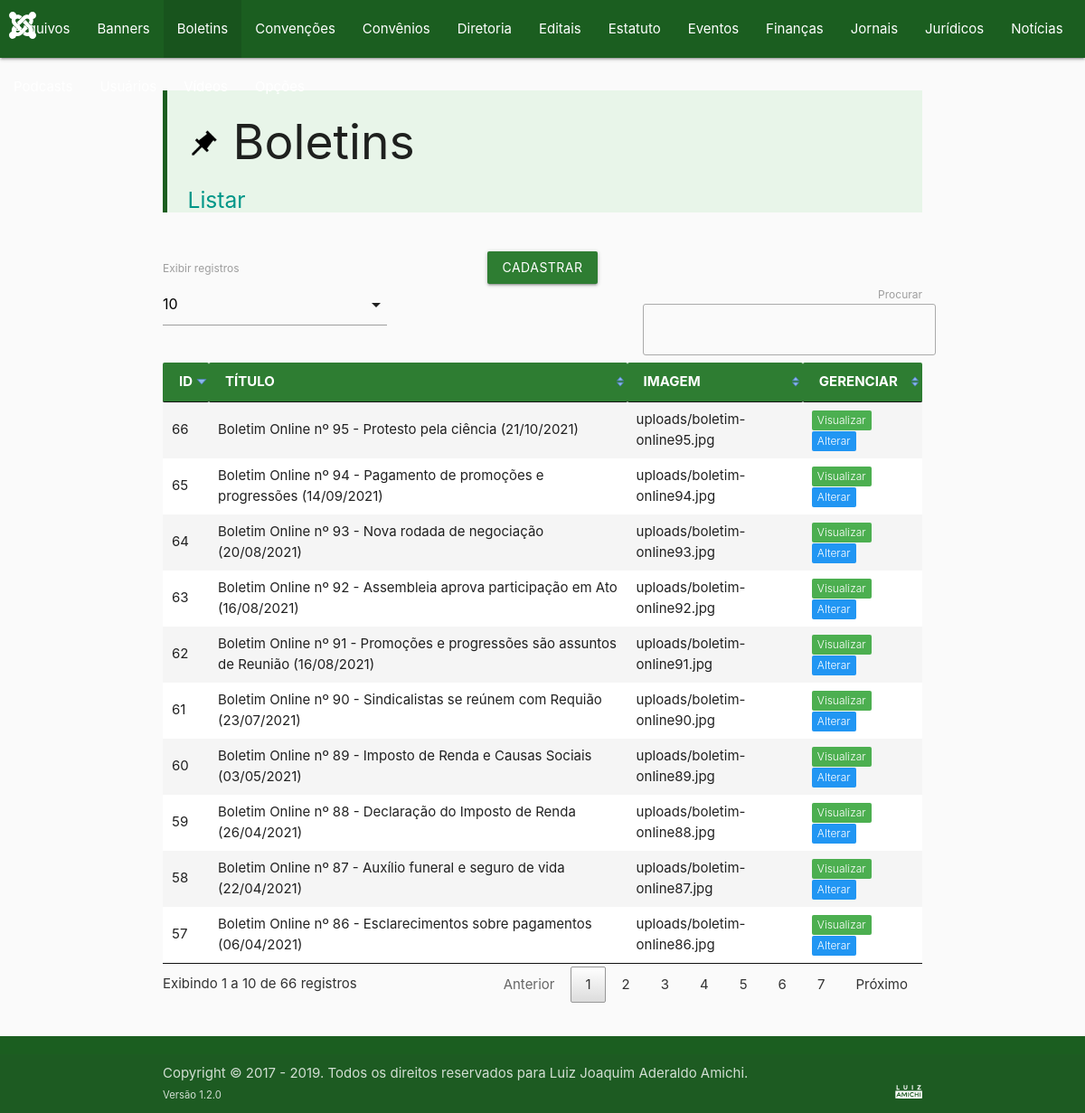
The app's page /sgc/panel.php?action=list&page=boletins (signed in) with its own data.
### tables this page shows
CREATE TABLE IF NOT EXISTS `BOLETINS` (
	`ID` INT NOT NULL AUTO_INCREMENT PRIMARY KEY,
	`TITULO` VARCHAR(128) NOT NULL,
	`IMAGEM` VARCHAR(64) NOT NULL,
	`TEMPO` TIMESTAMP NOT NULL DEFAULT CURRENT_TIMESTAMP
);

### sgc/panel.php (the view, shortened to what the rows shown need)
<?php
	$pages = array_slice(scandir('models'), 2);
	$action = filter_input(INPUT_GET, 'action', FILTER_SANITIZE_STRING, FILTER_FLAG_STRIP_LOW);
	$page = filter_input(INPUT_GET, 'page', FILTER_SANITIZE_STRING, FILTER_FLAG_STRIP_LOW);
	require('dao.php');
?>
<!DOCTYPE html>
<html lang="pt-br" style="min-height: 100%; position: relative;">
<head>
	<link href="../css/materialize.min.css" rel="stylesheet" type="text/css"/>
<?php
	if(isset($action) && strcmp($action, 'list') == 0) {
?>
	<link href="../css/datatables.min.css" rel="stylesheet" type="text/css"/>
<?php
	}
	elseif(isset($action) && in_array($action, array('insert', 'update'))) {
?>
	<link href="../css/richtext.min.css" rel="stylesheet" type="text/css"/>
	<link href="../css/fontawesome.min.css" rel="stylesheet" type="text/css"/>
<?php
	}
?>
</head>
<body class="grey lighten-5">
	<div class="container" style="margin-bottom: 100px;">
		<blockquote class="green lighten-5">
			<h2>
<?php
	if(isset($favicon) && file_exists('../' . $favicon)) {
?>
				<img alt="<?= $title ?>" class="image" src="../<?= $favicon ?>" width="35"/>
<?php
	}
?>
				<?= $title ?>
			</h2>
		</blockquote>
		<br/>
<?php
	if(strcmp($action, 'help') == 0) {
		foreach($pages as $p) {
			include('models/' . $p);
?>
		<h5 id="<?= strtolower($table) ?>"><?= $title ?></h5>
		<p><em><a class="teal-text" href="?action=list&page=<?= strtolower($table) ?>">Visualizar</a></em></p>
		<p><em><?= $help ?></em></p>
<?php
			foreach($columns as $c => $column) {
?>
		<p><strong><?= $column['label'] ?>:</strong> <?= str_replace(' ,', '', trim(implode(', ', [isset($insert[$c]['type']) ? ['checkbox'=> 'caixa de seleção', 'date'=> 'data', 'email'=> 'e-mail', 'file'=> 'arquivo', 'hidden'=> 'oculto', 'number'=> 'número', 'password'=> 'senha', 'tel'=> 'telefone', 'text'=> 'texto', 'time'=> 'horário', 'url'=> 'URL'][$insert[$c]['type']] : ['a'=> 'âncora', 'audio'=> 'áudio', 'iframe'=> 'quadro', 'img'=> 'imagem', 'input'=> 'campo', 'p'=> 'parágrafo', 'select'=> 'selecionador', 'textarea'=> 'área de texto'][$insert[$c]['tag']], isset($columns[$c]['unique']) && $columns[$c]['unique'] ? 'único' : '', isset($insert[$c]['attributes']['required']) ? 'obrigatório' : '', isset($insert[$c]['attributes']['maxlength']) ? 'tamanho máximo de ' . $insert[$c]['attributes']['maxlength'] . ' caracteres' : '', isset($insert[$c]['attributes']['minlength']) ? 'tamanho mínimo de ' . $insert[$c]['attributes']['minlength'] . ' caracteres' : '']), ' ,')) ?>.</p>
<?php
			}
?>
		<div class="divider"></div>
<?php
		}
	}
	elseif(strcmp($action, 'list') == 0) {
		$rows = (array) sql_read($table=$table, $condition=null, $unique=false);
?>
		<table class="highlight responsive-table striped">
			<thead class="darken-3 green">
				<tr>
<?php
		foreach($list as $l => $field) {
?>
					<th scope="col" class="white-text"><?= $columns[$l]['label'] ?></th>
<?php
		}
?>
					<th scope="col" class="white-text">GERENCIAR</th>
				</tr>
			</thead>
			<tbody>
<?php
		foreach($rows as $row) {
?>
				<tr>
<?php
			foreach($list as $l => $field) {
				if(!isset($field['tag'])) {
					$attr = array_map(function($a) {
						global $columns, $row, $l;
						return isset($columns[$l][$a]['mask']) ? $columns[$l][$a]['mask'][$row[$a]] : $row[$a];
					}, $field);
?>
					<td><?= str_replace(' ,', '', trim(implode(', ', $attr), ' ,')) ?></td>
<?php
				}
				else {
?>
					<td><?= isset($columns[$l]['mask']) ? $columns[$l]['mask'][$row[$l]] : strip_tags($row[$l]) ?></td>
<?php
				}
			}
?>
					<td>
						<a href="panel.php?action=view&page=<?= $page ?>&column=id&value=<?= $row['ID'] ?>"><span class="badge green new" data-badge-caption="Visualizar"></span></a>
						<a href="panel.php?action=update&page=<?= $page ?>&column=id&value=<?= $row['ID'] ?>"><span class="badge blue new" data-badge-caption="Alterar"></span></a>
					</td>
				</tr>
<?php
		}
?>
			</tbody>
		</table>
		<br/>
<?php
	}
?>
	</div>
</body>
</html>

### records on screen
boletins: ID "57", TITULO "Boletim Online nº 86 - Esclarecimentos sobre pagamentos (06/04/2021)", IMAGEM "uploads/boletim-online86.jpg"
boletins: ID "58", TITULO "Boletim Online nº 87 - Auxílio funeral e seguro de vida (22/04/2021)", IMAGEM "uploads/boletim-online87.jpg"
boletins: ID "59", TITULO "Boletim Online nº 88 - Declaração do Imposto de Renda (26/04/2021)", IMAGEM "uploads/boletim-online88.jpg"
boletins: ID "60", TITULO "Boletim Online nº 89 - Imposto de Renda e Causas Sociais (03/05/2021)", IMAGEM "uploads/boletim-online89.jpg"
boletins: ID "61", TITULO "Boletim Online nº 90 - Sindicalistas se reúnem com Requião (23/07/2021)", IMAGEM "uploads/boletim-online90.jpg"
boletins: ID "62", TITULO "Boletim Online nº 91 - Promoções e progressões são assuntos de Reunião (16/08/2021)", IMAGEM "uploads/boletim-online91.jpg"
boletins: ID "63", TITULO "Boletim Online nº 92 - Assembleia aprova participação em Ato (16/08/2021)", IMAGEM "uploads/boletim-online92.jpg"
boletins: ID "64", TITULO "Boletim Online nº 93 - Nova rodada de negociação (20/08/2021)", IMAGEM "uploads/boletim-online93.jpg"
boletins: ID "65", TITULO "Boletim Online nº 94 - Pagamento de promoções e progressões (14/09/2021)", IMAGEM "uploads/boletim-online94.jpg"
boletins: ID "66", TITULO "Boletim Online nº 95 - Protesto pela ciência (21/10/2021)", IMAGEM "uploads/boletim-online95.jpg"

### other values on screen
$model "Arquivos"
$model "Banners"
$model "Boletins"
$model "Convenções"
$model "Convênios"
$model "Diretoria"
$model "Editais"
$model "Estatuto"
$model "Eventos"
$model "Finanças"
$model "Jornais"
$model "Jurídicos"
$model "Notícias"
$title "Boletins"
$subtitles[$action] "Listar"
